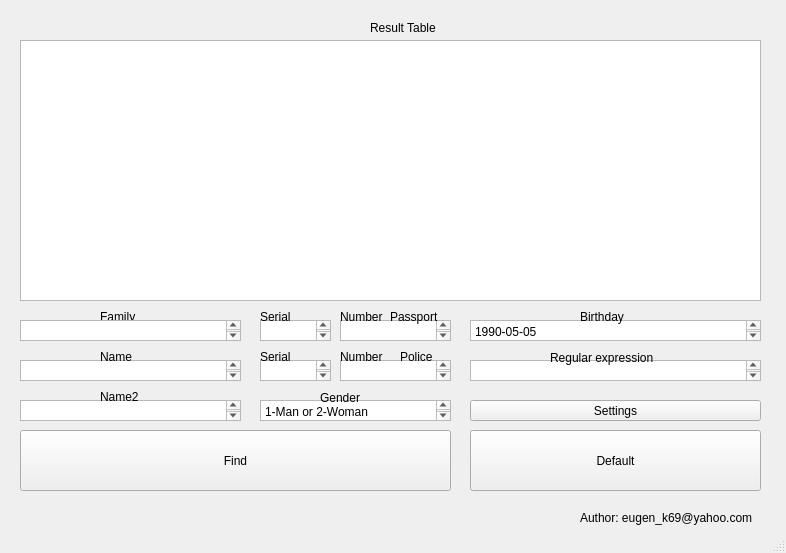
<?xml version="1.0" encoding="UTF-8"?>
<ui version="4.0">
 <class>MainWindow</class>
 <widget class="QMainWindow" name="MainWindow">
  <property name="geometry">
   <rect>
    <x>0</x>
    <y>0</y>
    <width>786</width>
    <height>553</height>
   </rect>
  </property>
  <property name="windowTitle">
   <string>MainWindow</string>
  </property>
  <widget class="QWidget" name="centralwidget">
   <widget class="QPushButton" name="Find">
    <property name="geometry">
     <rect>
      <x>20</x>
      <y>430</y>
      <width>431</width>
      <height>61</height>
     </rect>
    </property>
    <property name="text">
     <string>Find</string>
    </property>
   </widget>
   <widget class="QTextEdit" name="NameText">
    <property name="geometry">
     <rect>
      <x>20</x>
      <y>360</y>
      <width>221</width>
      <height>21</height>
     </rect>
    </property>
    <property name="html">
     <string>&lt;!DOCTYPE HTML PUBLIC &quot;-//W3C//DTD HTML 4.0//EN&quot; &quot;http://www.w3.org/TR/REC-html40/strict.dtd&quot;&gt;
&lt;html&gt;&lt;head&gt;&lt;meta name=&quot;qrichtext&quot; content=&quot;1&quot; /&gt;&lt;style type=&quot;text/css&quot;&gt;
p, li { white-space: pre-wrap; }
&lt;/style&gt;&lt;/head&gt;&lt;body style=&quot; font-family:'Sans Serif'; font-size:9pt; font-weight:400; font-style:normal;&quot;&gt;
&lt;p style=&quot;-qt-paragraph-type:empty; margin-top:0px; margin-bottom:0px; margin-left:0px; margin-right:0px; -qt-block-indent:0; text-indent:0px;&quot;&gt;&lt;br /&gt;&lt;/p&gt;&lt;/body&gt;&lt;/html&gt;</string>
    </property>
    <property name="field" stdset="0">
     <string>firstName</string>
    </property>
   </widget>
   <widget class="QTextEdit" name="FamilyText">
    <property name="geometry">
     <rect>
      <x>20</x>
      <y>320</y>
      <width>221</width>
      <height>21</height>
     </rect>
    </property>
    <property name="html">
     <string>&lt;!DOCTYPE HTML PUBLIC &quot;-//W3C//DTD HTML 4.0//EN&quot; &quot;http://www.w3.org/TR/REC-html40/strict.dtd&quot;&gt;
&lt;html&gt;&lt;head&gt;&lt;meta name=&quot;qrichtext&quot; content=&quot;1&quot; /&gt;&lt;style type=&quot;text/css&quot;&gt;
p, li { white-space: pre-wrap; }
&lt;/style&gt;&lt;/head&gt;&lt;body style=&quot; font-family:'Sans Serif'; font-size:9pt; font-weight:400; font-style:normal;&quot;&gt;
&lt;p style=&quot;-qt-paragraph-type:empty; margin-top:0px; margin-bottom:0px; margin-left:0px; margin-right:0px; -qt-block-indent:0; text-indent:0px;&quot;&gt;&lt;br /&gt;&lt;/p&gt;
&lt;p style=&quot;-qt-paragraph-type:empty; margin-top:0px; margin-bottom:0px; margin-left:0px; margin-right:0px; -qt-block-indent:0; text-indent:0px;&quot;&gt;&lt;br /&gt;&lt;/p&gt;&lt;/body&gt;&lt;/html&gt;</string>
    </property>
    <property name="field" stdset="0">
     <string>lastName</string>
    </property>
   </widget>
   <widget class="QTextEdit" name="Name2Text">
    <property name="geometry">
     <rect>
      <x>20</x>
      <y>400</y>
      <width>221</width>
      <height>21</height>
     </rect>
    </property>
    <property name="html">
     <string>&lt;!DOCTYPE HTML PUBLIC &quot;-//W3C//DTD HTML 4.0//EN&quot; &quot;http://www.w3.org/TR/REC-html40/strict.dtd&quot;&gt;
&lt;html&gt;&lt;head&gt;&lt;meta name=&quot;qrichtext&quot; content=&quot;1&quot; /&gt;&lt;style type=&quot;text/css&quot;&gt;
p, li { white-space: pre-wrap; }
&lt;/style&gt;&lt;/head&gt;&lt;body style=&quot; font-family:'Sans Serif'; font-size:9pt; font-weight:400; font-style:normal;&quot;&gt;
&lt;p style=&quot;-qt-paragraph-type:empty; margin-top:0px; margin-bottom:0px; margin-left:0px; margin-right:0px; -qt-block-indent:0; text-indent:0px;&quot;&gt;&lt;br /&gt;&lt;/p&gt;&lt;/body&gt;&lt;/html&gt;</string>
    </property>
    <property name="field" stdset="0">
     <string>patrName</string>
    </property>
   </widget>
   <widget class="QTextEdit" name="numberPassEdit">
    <property name="geometry">
     <rect>
      <x>340</x>
      <y>320</y>
      <width>111</width>
      <height>21</height>
     </rect>
    </property>
    <property name="html">
     <string>&lt;!DOCTYPE HTML PUBLIC &quot;-//W3C//DTD HTML 4.0//EN&quot; &quot;http://www.w3.org/TR/REC-html40/strict.dtd&quot;&gt;
&lt;html&gt;&lt;head&gt;&lt;meta name=&quot;qrichtext&quot; content=&quot;1&quot; /&gt;&lt;style type=&quot;text/css&quot;&gt;
p, li { white-space: pre-wrap; }
&lt;/style&gt;&lt;/head&gt;&lt;body style=&quot; font-family:'Sans Serif'; font-size:9pt; font-weight:400; font-style:normal;&quot;&gt;
&lt;p style=&quot;-qt-paragraph-type:empty; margin-top:0px; margin-bottom:0px; margin-left:0px; margin-right:0px; -qt-block-indent:0; text-indent:0px;&quot;&gt;&lt;br /&gt;&lt;/p&gt;&lt;/body&gt;&lt;/html&gt;</string>
    </property>
    <property name="field" stdset="0">
     <string>ClientDocument.number</string>
    </property>
   </widget>
   <widget class="QTextEdit" name="numberPoliceEdit">
    <property name="geometry">
     <rect>
      <x>340</x>
      <y>360</y>
      <width>111</width>
      <height>21</height>
     </rect>
    </property>
    <property name="html">
     <string>&lt;!DOCTYPE HTML PUBLIC &quot;-//W3C//DTD HTML 4.0//EN&quot; &quot;http://www.w3.org/TR/REC-html40/strict.dtd&quot;&gt;
&lt;html&gt;&lt;head&gt;&lt;meta name=&quot;qrichtext&quot; content=&quot;1&quot; /&gt;&lt;style type=&quot;text/css&quot;&gt;
p, li { white-space: pre-wrap; }
&lt;/style&gt;&lt;/head&gt;&lt;body style=&quot; font-family:'Sans Serif'; font-size:9pt; font-weight:400; font-style:normal;&quot;&gt;
&lt;p style=&quot;-qt-paragraph-type:empty; margin-top:0px; margin-bottom:0px; margin-left:0px; margin-right:0px; -qt-block-indent:0; text-indent:0px;&quot;&gt;&lt;br /&gt;&lt;/p&gt;&lt;/body&gt;&lt;/html&gt;</string>
    </property>
    <property name="field" stdset="0">
     <string>ClientPolicy.number</string>
    </property>
   </widget>
   <widget class="QTextEdit" name="sexEdit">
    <property name="geometry">
     <rect>
      <x>260</x>
      <y>400</y>
      <width>191</width>
      <height>21</height>
     </rect>
    </property>
    <property name="html">
     <string>&lt;!DOCTYPE HTML PUBLIC &quot;-//W3C//DTD HTML 4.0//EN&quot; &quot;http://www.w3.org/TR/REC-html40/strict.dtd&quot;&gt;
&lt;html&gt;&lt;head&gt;&lt;meta name=&quot;qrichtext&quot; content=&quot;1&quot; /&gt;&lt;style type=&quot;text/css&quot;&gt;
p, li { white-space: pre-wrap; }
&lt;/style&gt;&lt;/head&gt;&lt;body style=&quot; font-family:'Sans Serif'; font-size:9pt; font-weight:400; font-style:normal;&quot;&gt;
&lt;p style=&quot; margin-top:0px; margin-bottom:0px; margin-left:0px; margin-right:0px; -qt-block-indent:0; text-indent:0px;&quot;&gt;1-Man or 2-Woman&lt;/p&gt;&lt;/body&gt;&lt;/html&gt;</string>
    </property>
    <property name="field" stdset="0">
     <string>sex</string>
    </property>
   </widget>
   <widget class="QLabel" name="label">
    <property name="geometry">
     <rect>
      <x>370</x>
      <y>20</y>
      <width>71</width>
      <height>16</height>
     </rect>
    </property>
    <property name="text">
     <string>Result Table</string>
    </property>
   </widget>
   <widget class="QLabel" name="label_2">
    <property name="geometry">
     <rect>
      <x>100</x>
      <y>310</y>
      <width>52</width>
      <height>14</height>
     </rect>
    </property>
    <property name="text">
     <string>Family</string>
    </property>
   </widget>
   <widget class="QLabel" name="label_3">
    <property name="geometry">
     <rect>
      <x>100</x>
      <y>350</y>
      <width>52</width>
      <height>14</height>
     </rect>
    </property>
    <property name="text">
     <string>Name</string>
    </property>
   </widget>
   <widget class="QLabel" name="label_4">
    <property name="geometry">
     <rect>
      <x>100</x>
      <y>390</y>
      <width>52</width>
      <height>14</height>
     </rect>
    </property>
    <property name="text">
     <string>Name2</string>
    </property>
   </widget>
   <widget class="QLabel" name="label_5">
    <property name="geometry">
     <rect>
      <x>390</x>
      <y>310</y>
      <width>52</width>
      <height>14</height>
     </rect>
    </property>
    <property name="text">
     <string>Passport</string>
    </property>
   </widget>
   <widget class="QLabel" name="label_6">
    <property name="geometry">
     <rect>
      <x>400</x>
      <y>350</y>
      <width>52</width>
      <height>14</height>
     </rect>
    </property>
    <property name="text">
     <string>Police</string>
    </property>
   </widget>
   <widget class="QLabel" name="label_7">
    <property name="geometry">
     <rect>
      <x>320</x>
      <y>390</y>
      <width>101</width>
      <height>16</height>
     </rect>
    </property>
    <property name="text">
     <string>Gender</string>
    </property>
   </widget>
   <widget class="QTableWidget" name="ResultTable">
    <property name="geometry">
     <rect>
      <x>20</x>
      <y>40</y>
      <width>741</width>
      <height>261</height>
     </rect>
    </property>
   </widget>
   <widget class="QTextEdit" name="birthdayEdit">
    <property name="geometry">
     <rect>
      <x>470</x>
      <y>320</y>
      <width>291</width>
      <height>21</height>
     </rect>
    </property>
    <property name="html">
     <string>&lt;!DOCTYPE HTML PUBLIC &quot;-//W3C//DTD HTML 4.0//EN&quot; &quot;http://www.w3.org/TR/REC-html40/strict.dtd&quot;&gt;
&lt;html&gt;&lt;head&gt;&lt;meta name=&quot;qrichtext&quot; content=&quot;1&quot; /&gt;&lt;style type=&quot;text/css&quot;&gt;
p, li { white-space: pre-wrap; }
&lt;/style&gt;&lt;/head&gt;&lt;body style=&quot; font-family:'Sans Serif'; font-size:9pt; font-weight:400; font-style:normal;&quot;&gt;
&lt;p style=&quot; margin-top:0px; margin-bottom:0px; margin-left:0px; margin-right:0px; -qt-block-indent:0; text-indent:0px;&quot;&gt;1990-05-05&lt;/p&gt;
&lt;p style=&quot;-qt-paragraph-type:empty; margin-top:0px; margin-bottom:0px; margin-left:0px; margin-right:0px; -qt-block-indent:0; text-indent:0px;&quot;&gt;&lt;br /&gt;&lt;/p&gt;&lt;/body&gt;&lt;/html&gt;</string>
    </property>
    <property name="field" stdset="0">
     <string>birthDate</string>
    </property>
   </widget>
   <widget class="QLabel" name="label_8">
    <property name="geometry">
     <rect>
      <x>580</x>
      <y>310</y>
      <width>52</width>
      <height>14</height>
     </rect>
    </property>
    <property name="text">
     <string>Birthday</string>
    </property>
   </widget>
   <widget class="QToolButton" name="SettingsButton">
    <property name="geometry">
     <rect>
      <x>470</x>
      <y>400</y>
      <width>291</width>
      <height>21</height>
     </rect>
    </property>
    <property name="text">
     <string>Settings</string>
    </property>
   </widget>
   <widget class="QTextEdit" name="serialPassEdit">
    <property name="geometry">
     <rect>
      <x>260</x>
      <y>320</y>
      <width>71</width>
      <height>21</height>
     </rect>
    </property>
    <property name="html">
     <string>&lt;!DOCTYPE HTML PUBLIC &quot;-//W3C//DTD HTML 4.0//EN&quot; &quot;http://www.w3.org/TR/REC-html40/strict.dtd&quot;&gt;
&lt;html&gt;&lt;head&gt;&lt;meta name=&quot;qrichtext&quot; content=&quot;1&quot; /&gt;&lt;style type=&quot;text/css&quot;&gt;
p, li { white-space: pre-wrap; }
&lt;/style&gt;&lt;/head&gt;&lt;body style=&quot; font-family:'Sans Serif'; font-size:9pt; font-weight:400; font-style:normal;&quot;&gt;
&lt;p style=&quot;-qt-paragraph-type:empty; margin-top:0px; margin-bottom:0px; margin-left:0px; margin-right:0px; -qt-block-indent:0; text-indent:0px;&quot;&gt;&lt;br /&gt;&lt;/p&gt;&lt;/body&gt;&lt;/html&gt;</string>
    </property>
    <property name="field" stdset="0">
     <string>ClientDocument.serial</string>
    </property>
   </widget>
   <widget class="QLabel" name="label_9">
    <property name="geometry">
     <rect>
      <x>260</x>
      <y>310</y>
      <width>52</width>
      <height>14</height>
     </rect>
    </property>
    <property name="text">
     <string>Serial</string>
    </property>
   </widget>
   <widget class="QLabel" name="label_10">
    <property name="geometry">
     <rect>
      <x>340</x>
      <y>310</y>
      <width>52</width>
      <height>14</height>
     </rect>
    </property>
    <property name="text">
     <string>Number</string>
    </property>
   </widget>
   <widget class="QTextEdit" name="serialPoliceEdit">
    <property name="geometry">
     <rect>
      <x>260</x>
      <y>360</y>
      <width>71</width>
      <height>21</height>
     </rect>
    </property>
    <property name="html">
     <string>&lt;!DOCTYPE HTML PUBLIC &quot;-//W3C//DTD HTML 4.0//EN&quot; &quot;http://www.w3.org/TR/REC-html40/strict.dtd&quot;&gt;
&lt;html&gt;&lt;head&gt;&lt;meta name=&quot;qrichtext&quot; content=&quot;1&quot; /&gt;&lt;style type=&quot;text/css&quot;&gt;
p, li { white-space: pre-wrap; }
&lt;/style&gt;&lt;/head&gt;&lt;body style=&quot; font-family:'Sans Serif'; font-size:9pt; font-weight:400; font-style:normal;&quot;&gt;
&lt;p style=&quot;-qt-paragraph-type:empty; margin-top:0px; margin-bottom:0px; margin-left:0px; margin-right:0px; -qt-block-indent:0; text-indent:0px;&quot;&gt;&lt;br /&gt;&lt;/p&gt;&lt;/body&gt;&lt;/html&gt;</string>
    </property>
    <property name="field" stdset="0">
     <string>ClientPolicy.serial</string>
    </property>
   </widget>
   <widget class="QLabel" name="label_11">
    <property name="geometry">
     <rect>
      <x>260</x>
      <y>350</y>
      <width>52</width>
      <height>14</height>
     </rect>
    </property>
    <property name="text">
     <string>Serial</string>
    </property>
   </widget>
   <widget class="QLabel" name="label_12">
    <property name="geometry">
     <rect>
      <x>340</x>
      <y>350</y>
      <width>52</width>
      <height>14</height>
     </rect>
    </property>
    <property name="text">
     <string>Number</string>
    </property>
   </widget>
   <widget class="QPushButton" name="Default">
    <property name="geometry">
     <rect>
      <x>470</x>
      <y>430</y>
      <width>291</width>
      <height>61</height>
     </rect>
    </property>
    <property name="text">
     <string>Default</string>
    </property>
   </widget>
   <widget class="QTextEdit" name="regularEdit">
    <property name="geometry">
     <rect>
      <x>470</x>
      <y>360</y>
      <width>291</width>
      <height>21</height>
     </rect>
    </property>
    <property name="html">
     <string>&lt;!DOCTYPE HTML PUBLIC &quot;-//W3C//DTD HTML 4.0//EN&quot; &quot;http://www.w3.org/TR/REC-html40/strict.dtd&quot;&gt;
&lt;html&gt;&lt;head&gt;&lt;meta name=&quot;qrichtext&quot; content=&quot;1&quot; /&gt;&lt;style type=&quot;text/css&quot;&gt;
p, li { white-space: pre-wrap; }
&lt;/style&gt;&lt;/head&gt;&lt;body style=&quot; font-family:'Sans Serif'; font-size:9pt; font-weight:400; font-style:normal;&quot;&gt;
&lt;p style=&quot;-qt-paragraph-type:empty; margin-top:0px; margin-bottom:0px; margin-left:0px; margin-right:0px; -qt-block-indent:0; text-indent:0px;&quot;&gt;&lt;br /&gt;&lt;/p&gt;&lt;/body&gt;&lt;/html&gt;</string>
    </property>
    <property name="field" stdset="0">
     <string>regular expression</string>
    </property>
   </widget>
   <widget class="QLabel" name="label_13">
    <property name="geometry">
     <rect>
      <x>550</x>
      <y>350</y>
      <width>131</width>
      <height>16</height>
     </rect>
    </property>
    <property name="text">
     <string>Regular expression</string>
    </property>
   </widget>
   <widget class="QLabel" name="label_14">
    <property name="geometry">
     <rect>
      <x>580</x>
      <y>510</y>
      <width>181</width>
      <height>16</height>
     </rect>
    </property>
    <property name="text">
     <string>Author: eugen_k69@yahoo.com</string>
    </property>
   </widget>
   <zorder>Find</zorder>
   <zorder>NameText</zorder>
   <zorder>Name2Text</zorder>
   <zorder>numberPassEdit</zorder>
   <zorder>numberPoliceEdit</zorder>
   <zorder>sexEdit</zorder>
   <zorder>label</zorder>
   <zorder>label_2</zorder>
   <zorder>label_3</zorder>
   <zorder>label_4</zorder>
   <zorder>label_5</zorder>
   <zorder>label_6</zorder>
   <zorder>label_7</zorder>
   <zorder>ResultTable</zorder>
   <zorder>birthdayEdit</zorder>
   <zorder>label_8</zorder>
   <zorder>FamilyText</zorder>
   <zorder>SettingsButton</zorder>
   <zorder>serialPassEdit</zorder>
   <zorder>label_9</zorder>
   <zorder>label_10</zorder>
   <zorder>serialPoliceEdit</zorder>
   <zorder>label_11</zorder>
   <zorder>label_12</zorder>
   <zorder>Default</zorder>
   <zorder>regularEdit</zorder>
   <zorder>label_13</zorder>
   <zorder>label_14</zorder>
  </widget>
  <widget class="QStatusBar" name="statusbar"/>
  <action name="actionClose">
   <property name="text">
    <string>close</string>
   </property>
  </action>
  <action name="actionSettings">
   <property name="text">
    <string>settings</string>
   </property>
  </action>
  <action name="actionSettings_2">
   <property name="text">
    <string>settings</string>
   </property>
  </action>
  <action name="actionClose_2">
   <property name="text">
    <string>close</string>
   </property>
  </action>
 </widget>
 <resources/>
 <connections/>
</ui>
